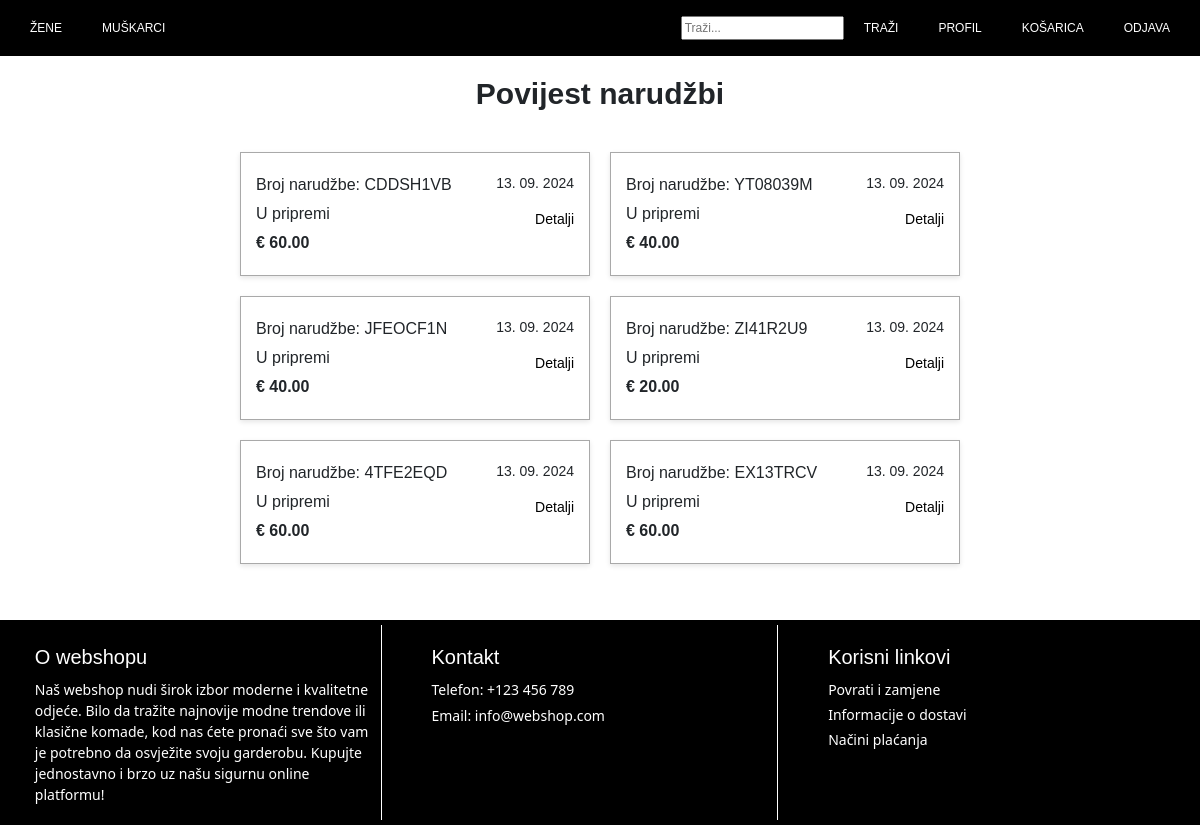
The page /webshop/orders_history/ (signed in) on the database as committed earlier.
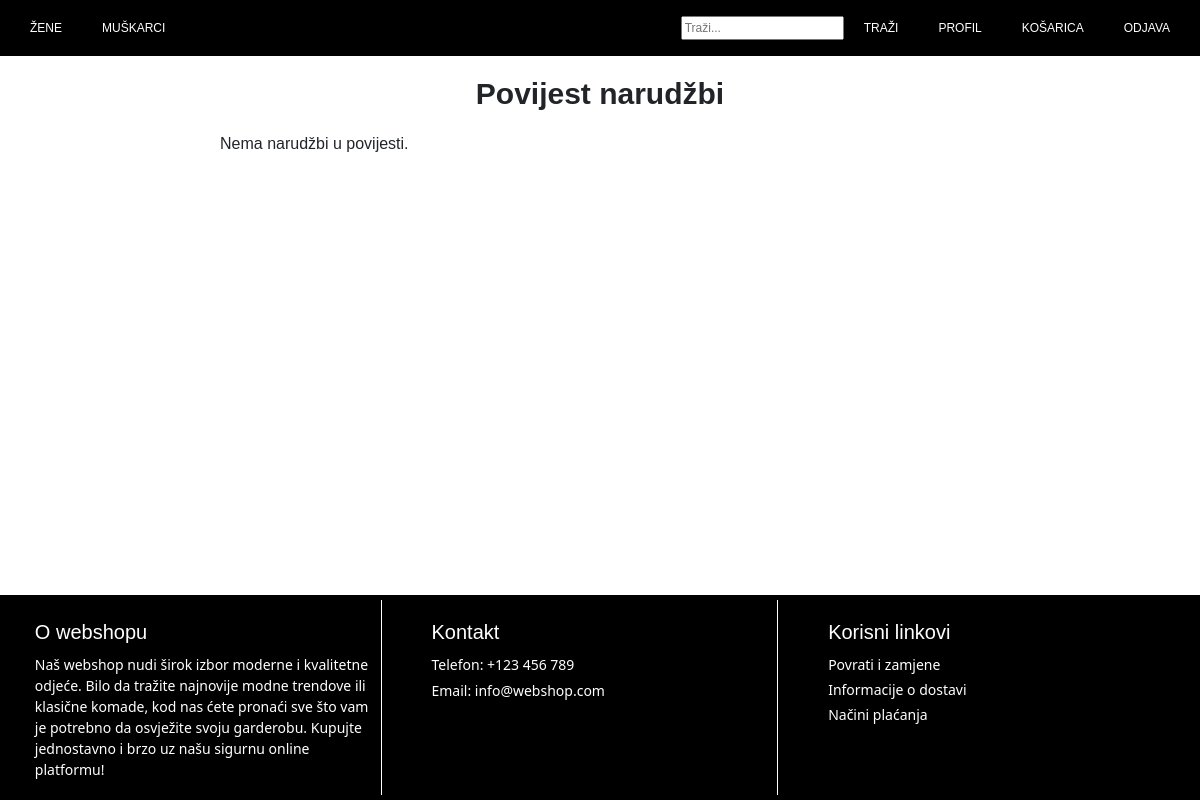
The same page on the database as committed later.
### webshop/models.py (models this page shows, shortened)
class Order(models.Model):
    STATUS_CHOICES = (
        ('IP', 'U pripremi'),
        ('SP', 'Poslano'),
        ('DL', 'Dostavljeno'),
        ('RE', 'Odbijeno'),
    )
    PAYMENT_METHOD_CHOICES = (
        ('PP', 'Plaćanje pouzećem'),
        ('IB', 'Internetsko bankarstvo'),
        ('CC', 'Kartično plaćanje'),
    )
    account = models.ForeignKey(Account, on_delete=models.CASCADE)
    date_ordered = models.DateTimeField(auto_now_add=True)
    status = models.CharField(max_length=2, choices=STATUS_CHOICES, default='IP')
    payment_method = models.CharField(max_length=2, choices=PAYMENT_METHOD_CHOICES)
    order_number = models.CharField(max_length=10, unique=True, default=generate_order_number, editable=False)
    items = models.ManyToManyField('OrderItem', related_name='order_items', blank=True)

### webshop/views.py (the view)
# urls.py: path('orders_history/', views.orders_history_view, name='orders_history'),
def orders_history_view(request):
    orders = Order.objects.filter(account=request.user.account).order_by('-date_ordered')
    for order in orders:
        order.total_price = sum(item.total_price() for item in order.items_in_order.all())
    context = {
        'orders': orders
    }
    return render(request, 'webshop/orders_history.html', context)

### webshop/authentication.py (called while the page is built)
    def get_user(self, user_id):
        try:
            return User.objects.get(pk=user_id)
        except ObjectDoesNotExist:
            return None

### webshop/models.py (called while the page is built)
    def total_price(self):
        return self.quantity * self.product.product.price

### webshop/templates/webshop/orders_history.html (shortened to what this page needs)
{% extends 'webshop/base.html' %}
{% load static %}
{% block extra_css %}
<link rel="stylesheet" href="{% static 'webshop/css/orders_history.css' %}">
{% endblock %}
{% block content %}
<div class="orders-history-container">
    <h1>Povijest narudžbi</h1>
    {% if orders %}
        <ul>
            {% for order in orders %}
            <li class="order-history-item">
                <div class="order-history-details">
                    <div class="order-history-info">
                        <p>Broj narudžbe: {{ order.order_number }}</p>
                        <p>{{ order.get_status_display }}</p>
                        <p><strong>€ {{ order.total_price }}</strong></p>
                    </div>
                    <div class="order-history-meta">
                        <p>{{ order.date_ordered|date:"d. m. Y" }}</p>
                        <a href="{% url 'webshop:order_details' order_id=order.id %}">Detalji</a>
                    </div>
                </div>
            </li>
            {% endfor %}
        </ul>
    {% else %}
        <p>Nema narudžbi u povijesti.</p>
    {% endif %}
</div>
{% endblock %}

Rows that differ between the two databases and show on the page:
removed Order: order_number "CDDSH1VB", status "U pripremi", total_price "60.00", date_ordered "13. 09. 2024"
removed Order: order_number "YT08039M", status "U pripremi", total_price "40.00", date_ordered "13. 09. 2024"
removed Order: order_number "JFEOCF1N", status "U pripremi", total_price "40.00", date_ordered "13. 09. 2024"
removed Order: order_number "ZI41R2U9", status "U pripremi", total_price "20.00", date_ordered "13. 09. 2024"
removed Order: order_number "4TFE2EQD", status "U pripremi", total_price "60.00", date_ordered "13. 09. 2024"
removed Order: order_number "EX13TRCV", status "U pripremi", total_price "60.00", date_ordered "13. 09. 2024"
Other text that changed with them:
text now shown: "Nema narudžbi u povijesti."
